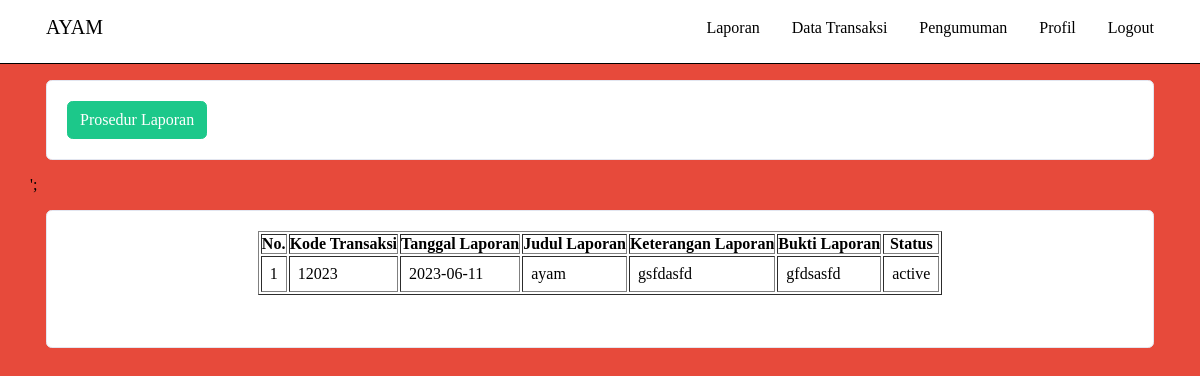
/view_laporan.php (signed in), run on the app's committed database.
### tables this page shows
CREATE TABLE `t_report` (
  `id_report` int(11) NOT NULL,
  `id_user` int(11) NOT NULL,
  `id_transaksi` int(11) NOT NULL,
  `kode_transaksi` varchar(255) NOT NULL,
  `tanggal_laporan` date NOT NULL,
  `judul_laporan` varchar(255) NOT NULL,
  `keterangan_laporan` varchar(255) NOT NULL,
  `bukti_laporan` varchar(1000) NOT NULL,
  `status` varchar(30) NOT NULL
);

### view_laporan.php (the view, shortened to what this page needs)
<?php
include 'connect.php';
$sql = "SELECT * FROM t_report  where 1 ";
$result = mysqli_query($con, $sql);
$no = 1;
?>
<!DOCTYPE html>
<html lang="en">
<head>
    <link rel="stylesheet" href="style.css">
</head>
<body class="bg-gradient-danger">
    <?php include 'navbar.php'; ?>
    <div class="container">
        <div class="row">
            <div class="col-lg-12">
                <div class="card-static">
                    <div class="card-body">
                        <div class="col-lg-12">
                            <a href="prosedur_laporan.php" class="btn btn-success">Prosedur
                                Laporan</a>
                        </div>
                    </div>
                </div>';
            </div>
        </div>
        <div class="row">
            <div class="col-lg-12">
                <div class="card">
                    <div class="card-body">
                        <div class="row">
                            <div class="col-lg-12">
                                <div class="justify-center">
                                    <table border="1" width="inherit">
                                        <thead>
                                            <tr>
                                                <th>No.</th>
                                                <th>Kode Transaksi</th>
                                                <th>Tanggal Laporan</th>
                                                <th>Judul Laporan</th>
                                                <th>Keterangan Laporan</th>
                                                <th>Bukti Laporan</th>
                                                <th>Status</th>
                                            </tr>
                                        </thead>
                                        <tbody>
                                            <?php while ($row = mysqli_fetch_array($result)): ?>
                                                <tr>
                                                    <td>
                                                        <?php echo $no++; ?>
                                                    </td>
                                                    <td>
                                                        <?php echo $row['kode_transaksi']; ?>
                                                    </td>
                                                    <td>
                                                        <?php echo $row['tanggal_laporan']; ?>
                                                    </td>
                                                    <td>
                                                        <?php echo $row['judul_laporan']; ?>
                                                    </td>
                                                    <td>
                                                        <?php echo $row['keterangan_laporan']; ?>
                                                    </td>
                                                    <td>
                                                        <?php echo $row['bukti_laporan']; ?>
                                                    </td>
                                                    <td>
                                                        <?php echo $row['status']; ?>
                                                    </td>
                                                </tr>
                                            <?php endwhile; ?>
                                        </tbody>
                                    </table>
                                </div>
                            </div>
                        </div>
                    </div>
                </div>
            </div>
        </div>
    </div>
</body>
</html>

### style.css (style rules this page uses)
* { box-sizing: border-box; margin: 0; padding: 0; }
a { text-decoration: none; }
.bg-gradient-danger { background-color: #e74a3b; background-size: cover; }
.btn { display: inline-block; font-weight: 400; color: #858796; text-align: center; vertical-align: middle; -webkit-user-select: none; -moz-user-select: none; -ms-user-select: none; user-select: none; background-color: transparent; border: 1px solid transparent; padding: 0.375rem 0.75rem; font-size: 1rem; line-height: 1.5; border-radius: 0.35rem; transition: color .15s ease-in-out, background-color .15s ease-in-out, border-color .15s ease-in-out, box-shadow .15s ease-in-out; }
.btn-success { color: #fff; background-color: #1cc88a; border-color: #1cc88a; }
td { padding: 0.5rem 0.5rem; }
.container { width: 100%; padding-right: 0.75rem; padding-left: 0.75rem; margin-right: auto; margin-left: auto; }
@media (min-width: 576px) { .container { max-width: 540px; } }
@media (min-width: 768px) { .container { max-width: 720px; } }
@media (min-width: 992px) { .container { max-width: 960px; } }
@media (min-width: 1200px) { .container { max-width: 1140px; } }
.card { position: relative; display: flex; flex-direction: column; min-width: 0; word-wrap: break-word; background-color: #fff; background-clip: border-box; border: 1px solid #e3e6f0; border-radius: 0.35rem; height: 100%; gap: 1rem; margin: 1rem !important; }
.card-static { position: relative; display: flex; flex-direction: column; min-width: 0; word-wrap: break-word; background-color: #fff; background-clip: border-box; border: 1px solid #e3e6f0; border-radius: 0.35rem; gap: 1rem; margin: 1rem !important; }
.card-body { flex: 1 1 auto; min-height: 1px; padding: 1.25rem; }
.row { display: flex; flex-wrap: wrap; margin-right: -0.75rem; margin-left: -0.75rem; row-gap: 2rem; }
.justify-center { display: flex; justify-content: center !important; }
.col-lg-12 { flex: 0 0 100%; max-width: 100%; }

### data on the page
t_report: kode_transaksi "12023", tanggal_laporan "2023-06-11", judul_laporan "ayam", keterangan_laporan "gsfdasfd", bukti_laporan "gfdsasfd", status "active"
